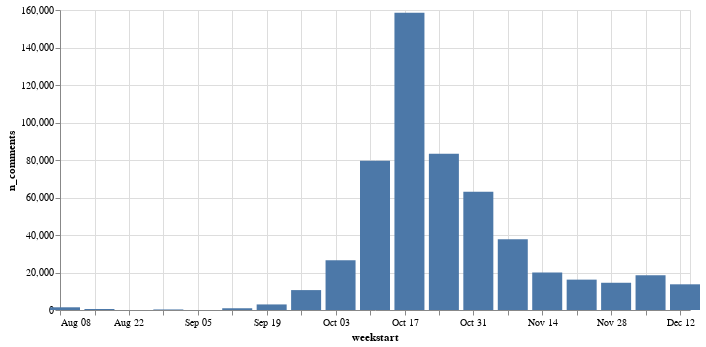

This figure's notebook cell:
### Code cell
alt.Chart(weekly_comments).mark_bar(width=30).encode(
    x='weekstart:T',
    y='n_comments'
).properties(width=630)

### Figure 1 — Vega-Lite specification as saved in the notebook (floating-point values rounded to 4 significant figures)
{"config": {"view": {"continuousWidth": 400, "continuousHeight": 300}}, "data": {"name": "data-4574093cd5332899ade00b396347f18d"}, "mark": {"type": "bar", "width": 30}, "encoding": {"x": {"type": "temporal", "field": "weekstart"}, "y": {"type": "quantitative", "field": "n_comments"}}, "width": 630, "$schema": "https://vega.github.io/schema/vega-lite/v4.8.1.json", "datasets": {"data-4574093cd5332899ade00b396347f18d": [{"weekstart": "2021-08-09T00:00:00", "n_comments": 1445}, {"weekstart": "2021-08-16T00:00:00", "n_comments": 541}, {"weekstart": "2021-08-30T00:00:00", "n_comments": 289}, {"weekstart": "2021-09-13T00:00:00", "n_comments": 929}, {"weekstart": "2021-09-20T00:00:00", "n_comments": 2972}, {"weekstart": "2021-09-27T00:00:00", "n_comments": 10615}, {"weekstart": "2021-10-04T00:00:00", "n_comments": 26482}, {"weekstart": "2021-10-11T00:00:00", "n_comments": 79628}, {"weekstart": "2021-10-18T00:00:00", "n_comments": 158581}, {"weekstart": "2021-10-25T00:00:00", "n_comments": 83300}, {"weekstart": "2021-11-01T00:00:00", "n_comments": 63064}, {"weekstart": "2021-11-08T00:00:00", "n_comments": 37674}, {"weekstart": "2021-11-15T00:00:00", "n_comments": 19963}, {"weekstart": "2021-11-22T00:00:00", "n_comments": 16199}, {"weekstart": "2021-11-29T00:00:00", "n_comments": 14529}, {"weekstart": "2021-12-06T00:00:00", "n_comments": 18580}, {"weekstart": "2021-12-13T00:00:00", "n_comments": 13702}]}}
